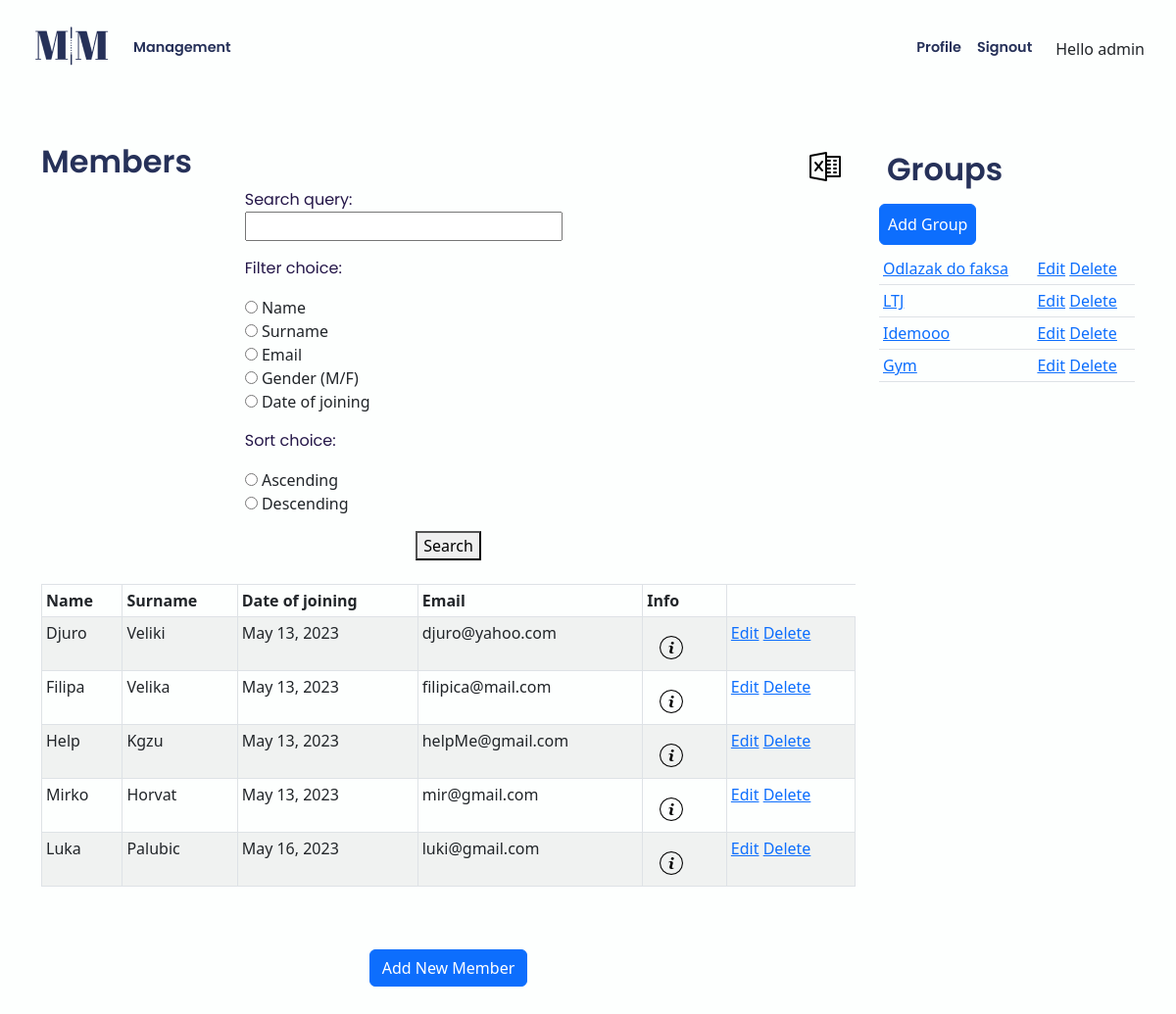
Screenshot of /app/management/ (signed in) with the database file from the repository.
### app/models.py (models this page shows, shortened)
class Member(models.Model):
    owner = models.ForeignKey(User, on_delete=models.CASCADE)  # get_user_model()
    name = models.CharField(blank=False, max_length=40)
    surname = models.CharField(blank=False, max_length=50)
    date_of_birth = models.DateField(default=datetime.date.today)  # ovo
    gender = models.CharField(
        max_length=1,
        choices=Gender.choices,
        default=Gender.male,
    )
    email = models.EmailField(max_length=100, unique=True)
    date_joined = models.DateField(default=datetime.date.today)
    @classmethod
    def get_all_members(self):
        return Member.objects.all()

class Group(models.Model):
    owner = models.ForeignKey(User, on_delete=models.CASCADE)
    name = models.CharField(max_length=50)
    price = models.DecimalField(max_digits=8, decimal_places=2)
    description = models.TextField(max_length=300, default=None)
    paid = models.BooleanField(default=False)
    @classmethod
    def get_all_groups(self):
        return Group.objects.all()

### app/views.py (the view, shortened to what this page needs)
# urls.py: path("management/", views.management, name="management"),
@login_required()
def management(request):
    user = request.user
    members = Member.get_all_members()
    groups = Group.get_all_groups
    members_in_group = MembersInGroup.get_all_members_in_group()
    form = SearchForm(request.GET)
    if form.is_valid():
        search_query = form.cleaned_data.get("search_query")
        filter_choice = form.cleaned_data.get("filter_choice")
        sort_choice = form.cleaned_data.get("sort_choice")
        if sort_choice:
            if sort_choice == "asc":
                members = members.order_by(filter_choice)
            elif sort_choice == "desc":
                members = members.order_by("-" + filter_choice)
    context = {
        "user": user,
        "members": members,
        "groups": groups,
        "members_in_group": members_in_group,
        "form": form,
    }
    return render(request, "app/management.html", context)

### app/forms.py
class SearchForm(forms.Form):
    search_query = forms.CharField(required=False)
    filter_choice = forms.ChoiceField(
        choices=[
            ("name", "Name"),
            ("surname", "Surname"),
            ("email", "Email"),
            ("gender", "Gender (M/F)"),
            ("date_joined", "Date of joining"),
        ],
        widget=forms.RadioSelect,
        required=False,
    )
    sort_choice = forms.ChoiceField(
        choices=[
            ("asc", "Ascending"),
            ("desc", "Descending"),
        ],
        widget=forms.RadioSelect,
        required=False,
    )

### app/models.py (called while the page is built)
    @classmethod
    def get_all_members_in_group(self):
        return MembersInGroup.objects.all()

### app/templates/app/management.html (shortened to what this page needs)
{% extends 'app/base.html' %}
{% block content %}
{% load static %}
    <div class="row">
        <div class="col-12 col-md-9 mb-5">
            <div class="row">
                <h2 class="col-md-11">Members</h2>
                <span class="col-1"><a class="excel-icon" href="{% url 'home_path' %}"><img class="excel mt-2" src="{% static 'app/images/excel.png' %}" alt="Excel"></a></span>
            </div>
            <form method="get" action="{% url 'app:management' %}">
              <div class="form-row w-50 mx-auto">
                <div class="form-group col-12">
                  {{ form.as_p }}
                </div>
              </div>
              <div class="text-center">
                <button type="submit" class="mx-auto btn-secondary">Search</button>
              </div>
            </form>
            <table class="table table-striped table-bordered table-sm mt-4">
              <thead class="thead-dark">
              <tr>
                  <th>Name</th>
                  <th>Surname</th>
                  <th>Date of joining</th>
                  <th>Email</th>
                  <th>Info</th>
              </tr>
              </thead>
              <tbody>
          {% for member in members %}
              <tr>
                  <td>{{ member.name }}</td>
                  <td>{{ member.surname }}</td>
                  <td>{{ member.date_joined }}</td>
                  <td>{{ member.email }}</td>
                  <td>
                    <button type="button" class="btn" href="{% url 'app:view_member' member.id %}" data-bs-toggle="modal" data-bs-target="#myModal{{member.id}}">
                        <img class="info-icon mt-2" src="{% static 'app/images/info.png' %}" alt="Info"></a>
                    </button>
                  </td>
                  <td>
                      <a href="{% url 'app:edit_member' member.id %}"><span class="glyphicon glyphicon-pencil" >Edit</span></a>
                      <a href="{% url 'app:delete_member' member.id %}">Delete</a>
                  </td>
              </tr>
          {% endfor %}
              </tbody>
          </table>
          <br>
          <br>
          <center><a href="{% url 'app:add_member' %}" class="btn btn-primary">Add New Member</a></center>
        </div>
        <div class="col-12 col-md-3">
            <div class=mb-2>
                <h2 class="d-inline-flex p-2 me-5">Groups</h2>
                <a href="{% url 'app:add_group' %}" class="btn btn-primary d-inline-flex p-2">Add Group</a>
            </div>
            <table class="table table-sm">
              <tbody>
                {% for group in groups %}
                    <tr>
                        <td><a href="{% url 'app:group_details' group.id %}">{{ group.name }}</a></td>
                        <td>
                            <a href="{% url 'app:edit_group' group.id %}"><span class="glyphicon glyphicon-pencil" >Edit</span></a>
                            <a href="{% url 'app:delete_group' group.id %}">Delete</a>
                        </td>
                    </tr>
                {% endfor %}
              </tbody>
          </table>
        </div>
    </div>
{% endblock content %}

### app/templates/app/base.html (shortened to what this page needs)
<!DOCTYPE html>
{% load static %}
<html>
    <head>
        <link href="https://cdn.jsdelivr.net/npm/bootstrap@5.2.3/dist/css/bootstrap.min.css" rel="stylesheet">
        <link rel="stylesheet" href="https://cdnjs.cloudflare.com/ajax/libs/bootstrap-datepicker/1.9.0/css/bootstrap-datepicker.min.css">
        <link rel="stylesheet" href="https://cdnjs.cloudflare.com/ajax/libs/font-awesome/6.4.0/css/all.min.css" />
        <link rel="stylesheet" href="{% static 'app/css/base.css' %}">
    </head>
    <body>
        <nav class="navbar navbar-custom navbar-expand-lg">
            <div class="container-fluid  p-2 ms-4 me-4">
                <a class="navbar-brand" href="{% url 'app:management' %}"><img class="logo" src="{% static 'app/images/logo.webp' %}" ></a>
                <div class="collapse navbar-collapse" id="navbarText">
                {% if user.is_authenticated %}
                  <ul class="navbar-nav me-auto mb-2 mb-lg-0">
                    <li class="nav-item">
                      <a class="nav-link navbar-text" aria-current="page" href="{% url 'app:management' %}">Management</a>
                    </li>
                  </ul>
                  <ul class="navbar-nav ms-auto mb-2 mb-lg-0">
                    <li class="nav-item">
                      <a class="nav-link navbar-text" href="{% url 'accounts:profile' user.id %}">Profile</a>
                    </li>
                    <li class="nav-item me-3">
                      <a class="nav-link navbar-text" href="{% url 'logout' %}"> Signout</a>
                    </li>
                    <li class="nav-item mt-2">
                       Hello {{user.username}}
                    </li>
                  </ul>
                {% endif %}
                </div>
            </div>
        </nav>
        <div class="content container my-5">
          {% block content %}
          {% endblock %}
        </div>
    </body>
</html>

### app/static/app/css/base.css (style rules this page uses)
body { background-color: #FDFFFE; }
.navbar-custom .navbar-brand, .navbar-custom .navbar-text { font-size: 1.2vw; font-family: 'Poppins', sans-serif; font-weight: 600; color: #263159; }
h1, h2, h3 { font-family: 'Poppins', sans-serif; font-weight: 600; color: #263159; }
p { font-family: 'Poppins', sans-serif; font-weight: 400; color: #251749; }

### rows the page displays
Member: name "Djuro", surname "Veliki", date_joined "May 13, 2023", email "djuro@yahoo.com"
Member: name "Filipa", surname "Velika", date_joined "May 13, 2023", email "filipica@mail.com"
Member: name "Help", surname "Kgzu", date_joined "May 13, 2023", email "helpMe@gmail.com"
Member: name "Mirko", surname "Horvat", date_joined "May 13, 2023", email "mir@gmail.com"
Member: name "Luka", surname "Palubic", date_joined "May 16, 2023", email "luki@gmail.com"
Group: name "Odlazak do faksa"
Group: name "LTJ"
Group: name "Idemooo"
Group: name "Gym"

### other values shown
{{ user.username }} "admin"
